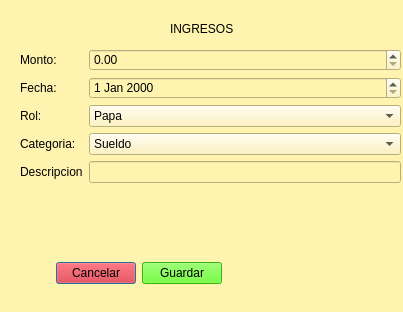
<?xml version="1.0" encoding="UTF-8"?>
<ui version="4.0">
 <class>Dialog_Aggin</class>
 <widget class="QDialog" name="Dialog_Aggin">
  <property name="geometry">
   <rect>
    <x>0</x>
    <y>0</y>
    <width>403</width>
    <height>312</height>
   </rect>
  </property>
  <property name="windowTitle">
   <string>Mienbros de la faamilia</string>
  </property>
  <property name="windowIcon">
   <iconset resource="icons.qrc">
    <normaloff>:/img/icons/icon.ico</normaloff>:/img/icons/icon.ico</iconset>
  </property>
  <property name="styleSheet">
   <string notr="true">background-color: rgb(255, 243, 176);</string>
  </property>
  <widget class="QLabel" name="label_2">
   <property name="geometry">
    <rect>
     <x>170</x>
     <y>20</y>
     <width>81</width>
     <height>17</height>
    </rect>
   </property>
   <property name="text">
    <string>INGRESOS</string>
   </property>
  </widget>
  <widget class="QWidget" name="layoutWidget">
   <property name="geometry">
    <rect>
     <x>20</x>
     <y>49</y>
     <width>381</width>
     <height>201</height>
    </rect>
   </property>
   <layout class="QFormLayout" name="formLayout">
    <item row="0" column="0">
     <widget class="QLabel" name="label_3">
      <property name="text">
       <string>Monto:</string>
      </property>
     </widget>
    </item>
    <item row="0" column="1">
     <widget class="QDoubleSpinBox" name="Inmonto">
      <property name="toolTip">
       <string/>
      </property>
      <property name="maximum">
       <double>999999.989999999990687</double>
      </property>
     </widget>
    </item>
    <item row="1" column="0">
     <widget class="QLabel" name="label">
      <property name="text">
       <string>Fecha:</string>
      </property>
     </widget>
    </item>
    <item row="1" column="1">
     <widget class="QDateEdit" name="Infecha"/>
    </item>
    <item row="2" column="0">
     <widget class="QLabel" name="label_6">
      <property name="text">
       <string>Rol:</string>
      </property>
     </widget>
    </item>
    <item row="2" column="1">
     <widget class="QComboBox" name="Inrol">
      <item>
       <property name="text">
        <string>Papa</string>
       </property>
      </item>
      <item>
       <property name="text">
        <string>Mama</string>
       </property>
      </item>
      <item>
       <property name="text">
        <string>Hijo</string>
       </property>
      </item>
      <item>
       <property name="text">
        <string>Hija</string>
       </property>
      </item>
      <item>
       <property name="text">
        <string>Abuelo</string>
       </property>
      </item>
      <item>
       <property name="text">
        <string>Abuela</string>
       </property>
      </item>
      <item>
       <property name="text">
        <string>Otro miembro</string>
       </property>
      </item>
     </widget>
    </item>
    <item row="3" column="0">
     <widget class="QLabel" name="label_4">
      <property name="text">
       <string>Categoria:</string>
      </property>
     </widget>
    </item>
    <item row="3" column="1">
     <widget class="QComboBox" name="Incategoria">
      <item>
       <property name="text">
        <string>Sueldo</string>
       </property>
      </item>
      <item>
       <property name="text">
        <string>Influencer</string>
       </property>
      </item>
      <item>
       <property name="text">
        <string>Alquiler</string>
       </property>
      </item>
      <item>
       <property name="text">
        <string>Negocio</string>
       </property>
      </item>
      <item>
       <property name="text">
        <string>Polizas</string>
       </property>
      </item>
      <item>
       <property name="text">
        <string>Otros</string>
       </property>
      </item>
      <item>
       <property name="text">
        <string/>
       </property>
      </item>
     </widget>
    </item>
    <item row="4" column="0">
     <widget class="QLabel" name="label_5">
      <property name="text">
       <string>Descripcion</string>
      </property>
     </widget>
    </item>
    <item row="4" column="1">
     <widget class="QLineEdit" name="Indescripcion"/>
    </item>
   </layout>
  </widget>
  <widget class="QWidget" name="layoutWidget">
   <property name="geometry">
    <rect>
     <x>20</x>
     <y>260</y>
     <width>202</width>
     <height>27</height>
    </rect>
   </property>
   <layout class="QHBoxLayout" name="horizontalLayout">
    <item>
     <widget class="QWidget" name="widget" native="true"/>
    </item>
    <item>
     <widget class="QPushButton" name="btncancelar">
      <property name="styleSheet">
       <string notr="true">background-color: rgb(224, 27, 36);</string>
      </property>
      <property name="text">
       <string>Cancelar</string>
      </property>
     </widget>
    </item>
    <item>
     <widget class="QPushButton" name="btnguardar">
      <property name="styleSheet">
       <string notr="true">background-color: rgb(76, 251, 9);</string>
      </property>
      <property name="text">
       <string>Guardar</string>
      </property>
     </widget>
    </item>
   </layout>
  </widget>
 </widget>
 <resources>
  <include location="icons.qrc"/>
 </resources>
 <connections/>
</ui>
